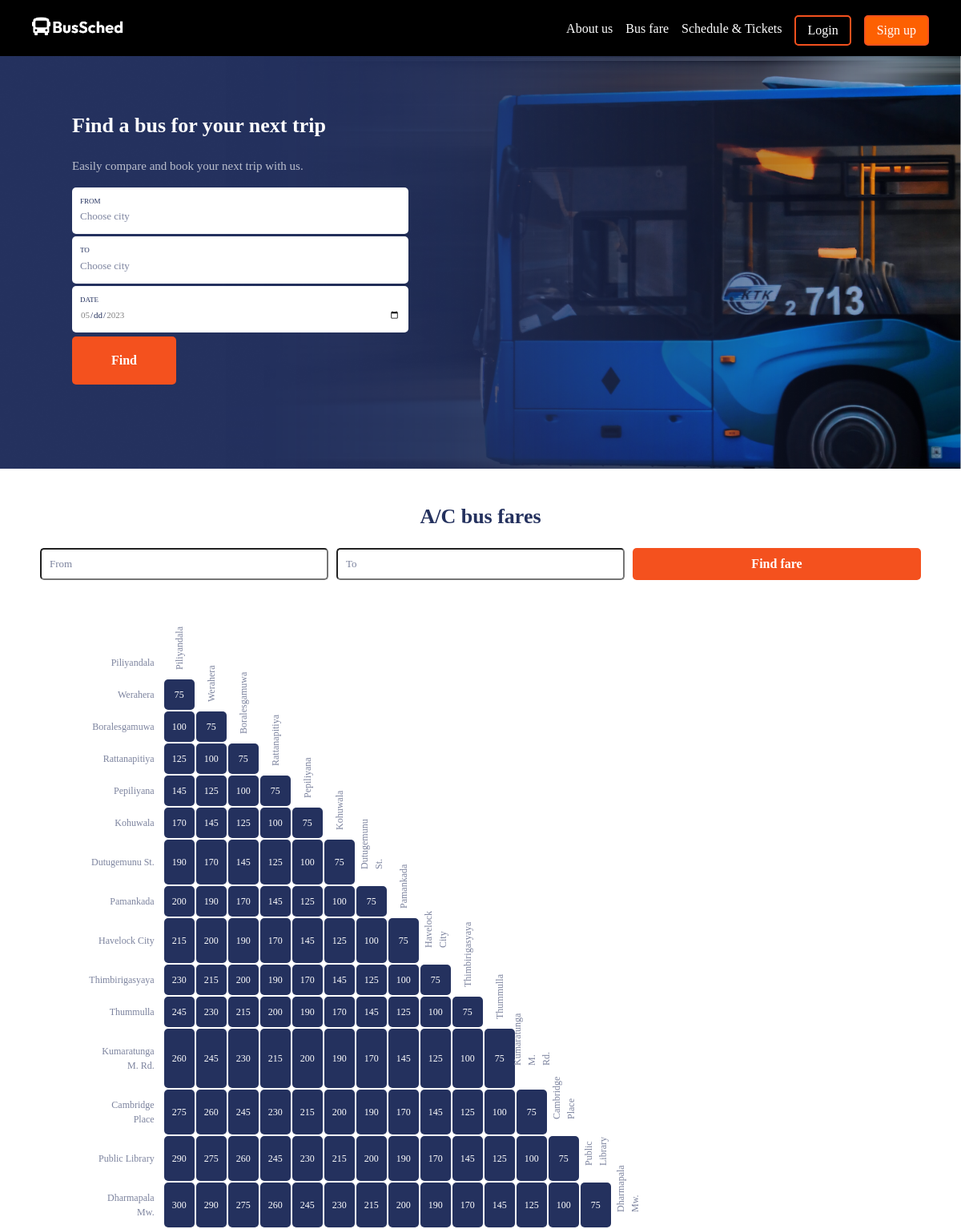
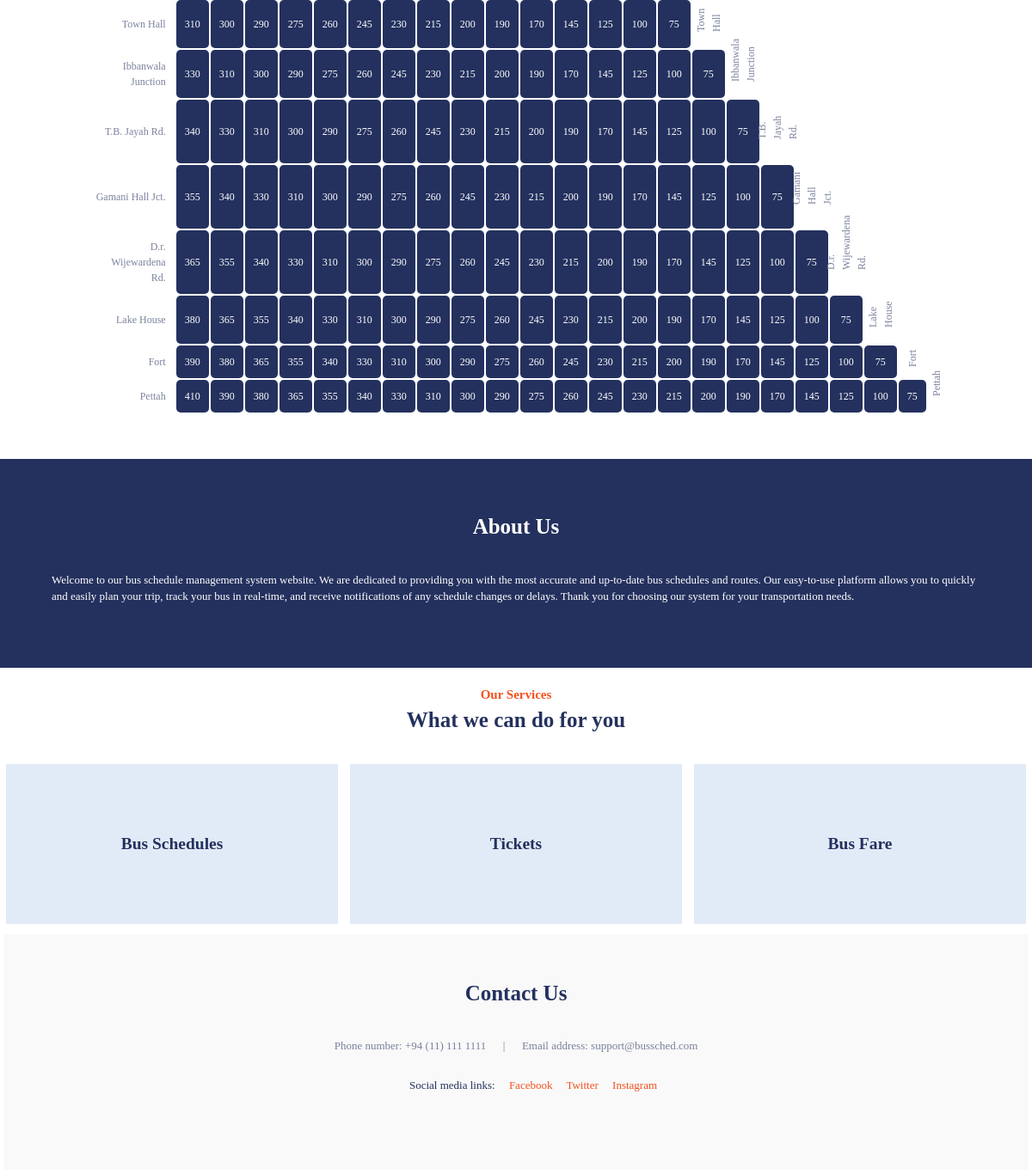
The page / on the database its author committed (2 pictures, top to bottom).
### tables this page shows
CREATE TABLE IF NOT EXISTS `halt` (
  `id` int NOT NULL AUTO_INCREMENT,
  `route_id` varchar(6) NOT NULL,
  `name` varchar(50) NOT NULL,
  `distance_from_source` float NOT NULL,
  `fare_from_source` float NOT NULL,
  PRIMARY KEY (`id`),
  UNIQUE KEY `name` (`name`),
  KEY `route_id` (`route_id`)
);

CREATE TABLE IF NOT EXISTS `fare_instances` (
  `instance` int NOT NULL,
  `fare` int NOT NULL,
  PRIMARY KEY (`instance`)
);

### app/controllers/Home.php (called while the page is built, shortened)
<?php
class Home
{
  public function index()
  {
    $halt = new Halt();
    $halts = $halt->getHalts();
    $data['halts'] = $halts;
    $data['username'] = empty($_SESSION['USER']) ? 'User' : $_SESSION['USER']->email;
    $this->view('home', $data);
  }
}

### app/core/App.php (called while the page is built, shortened)
<?php
class App{
    private $method = "index";
    private function splitURL(){
        $URL = $_GET['url'] ?? 'home';
        $URL = explode('/', trim($URL, '/'));
        return($URL);
    }
    public function loadController(){
        $URL = $this->splitURL();
        $filename = "../app/controllers/" . ucfirst($URL[0]) . ".php";
        if(file_exists($filename)) {
            unset($URL[0]);
        }
        else {
            $filename = "../app/controllers/_404.php";
            require $filename;
            $this->controller = "_404";
        }
        $controller = new $this->controller;
        call_user_func_array([$controller, $this->method], $URL);
    }
}

### public/index.php (called while the page is built, shortened)
<?php
$app = new App;
$app->loadController();

### app/core/Database.php (called while the page is built, shortened)
<?php
Trait Database {
    protected function connect() {
        try {
            $dbh = new PDO('mysql:host='.DBHOST.';dbname='.DBNAME, DBUSER, DBPWD);
            return $dbh;
        }
        catch (PDOException $e) {
            echo "Connection failed: " . $e->getMessage() . "<br>";
            die();
        }
    }
    public function query($query, $data = []) {
        $con = $this->connect();
        $stm = $con->prepare($query);
        $check = $stm->execute($data);
        if($check) {
            $result = $stm->fetchAll(PDO::FETCH_OBJ);
            if(is_array($result) && count($result)) {
                return $result;
            }
            else {
                return false;
            }
        }
    }
}

### app/core/Model.php (called while the page is built, shortened)
<?php
class Model
{
    protected $table            = "";
    protected $order_type       = "ASC";
    protected $order_column     = "id";
    public function findAll() {
        $query = "SELECT * FROM $this->table order by $this->order_column $this->order_type";
        return $this->query($query);
    }
    public function findN($limit, $order_column='id') {
        $query = "SELECT * FROM $this->table order by $order_column $this->order_type limit $limit";
        return $this->query($query);
    }
}

### app/models/Halt.php (called while the page is built, shortened)
<?php
class Halt extends Model
{
    public function getHalts()
    {
        return $this->findAll();
    }
}

### app/models/Fareinstance.php (called while the page is built, shortened)
<?php
class Fareinstance extends Model
{
    public function getFareInstances($limit=0)
    {
        if($limit == 0) return $this->findAll();
        else return $this->findN($limit, 'instance');
    }
}

### app/views/home.view.php (the view, shortened to what this page needs)
<!DOCTYPE html>
<html lang="en">
<head>
    <link rel="stylesheet" href="<?= ROOT ?>/assets/css/landing.css">
    <?php include 'components/head.php';?>
</head>
<body>
    <?php include 'components/navbar.php'; ?>
    <div class="landing-main row">
        <div class="col-6 menu landing-top">
            <h1 style="padding: 0px;">Find a bus for your next trip</h1>
            <p id="landing-header-desc">Easily compare and book your next trip with us.</p>
        </div>
        <div class="col-6 menu from-to">
            <div class="white-box">
                <div class="landing-header-li">
                    <label for="from">FROM</label>
                    <input type="text" name="from" id="from" placeholder="Choose city" list="halt-list">
                </div>
            </div>
            <div class="white-box">
                <div class="landing-header-li">
                    <label for="to">TO</label>
                    <input type="text" name="to" id="to" placeholder="Choose city" list="halt-list">
                </div>
            </div>
            <div class="white-box">
                <div class="landing-header-li">
                    <label for="date">DATE</label>
                    <input type="date" name="date" id="date" min="<?= date('Y-m-d') ?>" max="<?= date('Y-m-d', strtotime('+1 day')) ?>">
                </div>
            </div>
            <div class="find-button-div">
                <button id="find-bus" class="find-button-orange" style="margin:0px;">Find</button>
            </div>
        </div>
    </div>
    <div class="row">
        <h1 style="margin-top:40px; color:#24315e; text-align:center;">A/C bus fares</h1>
        <div class="fare-from-to-grid">
            <input type="text" name="from" id="fare-from" placeholder="From" list="halt-list" required>
            <input type="text" name="to" id="fare-to" placeholder="To" list="halt-list" required>
            <button id="calculate-fare" class="button-orange">Find fare</button>
        </div>
        <section id="busfare">
            <div style="width:100%">
                <table id="busfare-table">
                    <?php
                    $len = count($halts);
                    $fareinstance = new Fareinstance;
                    $instance = $fareinstance->getFareInstances($len);
                    for ($i = 0; $i < $len; $i++) {
                        $halt = $halts[$i];
                    ?>
                        <tr data-haltfrom='<?=$halt->name?>'><td class='halt-name'><?=$halt->name?></td>
                        <?php
                        for ($j = 0; $j <= $i; $j++)
                            { if ($i == $j) {?>
                            <td class='halt-name-top'><?=$halt->name?></td>
                        <?php } else {?>
                            <td class='fare-td' data-haltto='<?=$halts[$j]->name?>'><?=$instance[$i-$j]->fare?></td>
                        <?php }}}?>
                </table>
            </div>
        </section>
        <section id="about">
            <h1>About Us</h1>
            <p>Welcome to our bus schedule management system website. We are dedicated to providing you with the most
                accurate and up-to-date bus schedules and routes. Our easy-to-use platform allows you to quickly and
                easily plan your trip, track your bus in real-time, and receive notifications of any schedule changes or
                delays. Thank you for choosing our system for your transportation needs.</p>
            </section>
            <section id="services">
                <h3>Our Services</h3>
                <h1>What we can do for you</h1>
            </section>
            <div class="card-container">
                <div class="card">
                    <div class="front">
                        <h2>Bus Schedules</h2>
                    </div>
                    <div class="back">
                        <p></p>
                    </div>
                </div>
                <div class="card">
                    <div class="front">
                        <h2>Tickets</h2>
                    </div>
                    <div class="back">
                        <p>Makes it easy for users to purchase tickets for A/C buses. Passengers can choose from a variety times, reserve seats and find the perfect trip. BusSched provides a convenient solution for A/C bus travel.</p>
                    </div>
                </div>
                <div class="card">
                    <div class="front">
                        <h2>Bus Fare</h2>
                    </div>
                    <div class="back">
                        <p>BusSched provides users with access to the latest and most up-to-date bus fare information</p>
                    </div>
                </div>
            </div>
        <section id="contact">
            <h1>Contact Us</h1>
            <p style="text-align: center;">
            Phone number: +94 (11) 111 1111 &emsp; | &emsp; Email address: support@bussched.com <br>
            <ul style="text-align: center;">
                Social media links:&emsp;
                <a href="https://www.facebook.com" style="color:#f4511e">Facebook</a>&emsp;
                <a href="https://www.twitter.com" style="color:#f4511e">Twitter</a>&emsp;
                <a href="https://www.instagram.com" style="color:#f4511e">Instagram</a>
            </ul>
            </p>
        </section>
    </div>
</body>
</html>

### app/core/Controller.php (shortened to what this page needs)
<?php
trait Controller
{
    public function view($name, $data = [])
    {
        $filename = "../app/views/" . $name . ".view.php";
        if (file_exists($filename)) {
            require $filename;
        } else {
            $filename = "../app/views/404.view.php";
            require $filename;
        }
    }
}

### app/views/components/head.php (shortened to what this page needs)
<link rel="stylesheet" href="<?=ASSETS?>/css/toast.css">
<link rel="stylesheet" href="<?=ASSETS?>/css/styles.css">
<link rel="stylesheet" href="https://cdnjs.cloudflare.com/ajax/libs/font-awesome/4.7.0/css/font-awesome.min.css">
<link rel="stylesheet" href="https://cdnjs.cloudflare.com/ajax/libs/font-awesome/5.15.3/css/all.min.css" />

### app/views/components/navbar.php (shortened to what this page needs)
<?php
$current_url = "http://" . $_SERVER['HTTP_HOST'] . $_SERVER['REQUEST_URI'];
?>
    <nav class="navbar">
        <div>
            <a href="<?= ROOT ?>/home"><img src="<?= ROOT ?>/assets/images/logo.png" width="120"></a>
        </div>
        <ul class="nav-links">
            <div class="nav-menu">
                <?php if (isset($_SESSION['USER'])) { ?>
                <a id="bell-icon"><img src="<?= ROOT ?>/assets/images/icons/Bell_Icon.png" width="25"></a>
                <a href="<?= ROOT ?>/passengerprofile"><img src="<?= ROOT ?>/assets/images/icons/profile-icon.png"
                                                            width="25"></a>
                <a href="<?= ROOT ?>/logout" style="padding-top:5px;">
                    <li class="signup-button"
                        style="border: 2px solid #f4511e;background-color:black;">Logout
                    </li>
                </a>
            </div>
        </ul>
        <?php } else { ?>
            <?php
            if (strpos($current_url, '/home') == true) {
                ?>
                <a href="#about-scroll">About us</a>
                <a href="#fare-scroll">Bus fare</a>
            <?php } else { ?>
                <a href="<?= ROOT ?>/home#about-scroll">About us</a>
                <a href="<?= ROOT ?>/home#fare-scroll">Bus fare</a>
            <?php } ?>
            <a href="<?= ROOT ?>/passengerschedule">Schedule & Tickets</a>
            <a href="<?= ROOT ?>/login" style="padding-top:5px;">
                <li class="signup-button" style="background-color:black; border: 2px solid #f4511e;">Login</li>
            </a>
            <a href="<?= ROOT ?>/passengersignup" style="padding-top:5px;">
                <li class="signup-button" style="border: 2px solid #f4511e;">Sign up</li>
            </a>
            </div>
            </ul>
        <?php } ?>
    </nav>

### public/assets/css/navbar.css (style rules this page uses)
.navbar { display: flex; align-items: center; justify-content: space-between; padding-left: 40px; padding-right: 40px; padding-top: 0px; padding-bottom: 0px; background-color: black; color: #fff; height: 70px; position: sticky; top: -1px; width: 100%; z-index: 4; }
.nav-links a { color: #fff; text-decoration: none; padding-top: 10px; -webkit-transition: color 0.3s ease-out; -moz-transition: color 0.3s ease-out; -o-transition: color 0.3s ease-out; -ms-transition: color 0.3s ease-out; transition: color 0.3s ease-out; }
.nav-links a li { -webkit-transition: transform 0.2s ease-out; -moz-transition: transform 0.2s ease-out; -o-transition: transform 0.2s ease-out; -ms-transition: transform 0.2s ease-out; transition: transform 0.2s ease-out; }
.nav-links { height: 30; }
.nav-menu { display: none; gap: 1em; font-size: 16px; font-weight: normal; }
.nav-menu li { padding: 5px 14px; width: max-content; }
@media only screen and (min-width: 768px) { div.nav-menu { display: flex; } }
.signup-button { background-color: #FD6002; border: none; border-radius: 5px; color: white; padding: 16px 32px; text-align: center; font-family: "Outfit"; font-size: 16px; margin-top: 10px; margin: 0px; opacity: 1; display: inline-block; text-decoration: none; width: 100%; cursor: pointer; }

### public/assets/css/general.css (style rules this page uses)
body { background-repeat: no-repeat; background-position: top; background-position: 0px 70px; font-family: "Outfit"; font-size: 13px; line-height: 1.5; margin: 0; }
a { text-decoration: none; }
li { list-style: none; }
p { color: #7a819c; }
* { box-sizing: border-box; }
.row::after { content: ""; clear: both; display: block; }
[class*="col-"] { width: 100%; padding: 15px; }
@media only screen and (min-width: 768px) { .col-6 { width: 50%; } }
input[type="text"]::placeholder { font-family: Outfit; font-size: 12px; color: #9198af; font-weight: regular; width: 100%; }
.button-orange { background-color: #f15f22; border: none; border-radius: 5px; color: white; padding: 0; text-align: center; font-family: "Outfit"; font-size: 16px; margin-top: 10px; margin: 0px; opacity: 1; display: inline-block; text-decoration: none; width: 100%; height: 40px; cursor: pointer; }

### rows shown on the page
halt: name "Piliyandala"
halt: name "Werahera"
fare_instances: fare "75"
halt: name "Boralesgamuwa"
fare_instances: fare "100"
halt: name "Rattanapitiya"
fare_instances: fare "125"
halt: name "Pepiliyana"
fare_instances: fare "145"
halt: name "Kohuwala"
fare_instances: fare "170"
halt: name "Dutugemunu St."
fare_instances: fare "190"
halt: name "Pamankada"
fare_instances: fare "200"
halt: name "Havelock City"
fare_instances: fare "215"
halt: name "Thimbirigasyaya"
fare_instances: fare "230"
halt: name "Thummulla"
fare_instances: fare "245"
halt: name "Kumaratunga M. Rd."
fare_instances: fare "260"
halt: name "Cambridge Place"
fare_instances: fare "275"
halt: name "Public Library"
fare_instances: fare "290"
halt: name "Dharmapala Mw."
fare_instances: fare "300"
halt: name "Town Hall"
fare_instances: fare "310"
halt: name "Ibbanwala Junction"
fare_instances: fare "330"
halt: name "T.B. Jayah Rd."
fare_instances: fare "340"
halt: name "Gamani Hall Jct."
fare_instances: fare "355"
halt: name "D.r. Wijewardena Rd."
fare_instances: fare "365"
halt: name "Lake House"
fare_instances: fare "380"
halt: name "Fort"
fare_instances: fare "390"
halt: name "Pettah"
fare_instances: fare "410"
